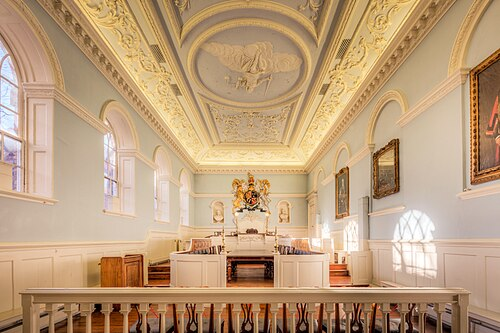
#> input picture assets/wikimedia/thumbs/interi_062.jpg, 500 x 333 px
$ python -i render.py   (imports and definitions only)
#> lines starting #> are read from the running program, lines starting #| are printed output that depends on the picture
import math, sys
from PIL import Image, ImageDraw, ImageFont, ImageFilter
W,H,FPS,DUR=1080,1920,30,5
# [1 line that did not run here, left out]
F=lambda s:ImageFont.truetype(FONT,s)
def ease_out_back(t,s=1.9):
    t=min(max(t,0),1)-1; return 1+t*t*((s+1)*t+s)
def lerp(a,b,t): return a+(b-a)*t
def grad(c1,c2):
#> called with c1 = (120, 140, 170), c2 = (70, 85, 110)
    im=Image.new('RGB',(1,H));
    for y in range(H): im.putpixel((0,y),tuple(int(lerp(c1[i],c2[i],y/H)) for i in range(3)))
    return im.resize((W,H))
def bg_porch():
    im=grad((120,140,170),(70,85,110)).convert('RGBA'); d=ImageDraw.Draw(im)
#> after `im = grad((120, 140, 170), (70, 85, 110)).convert('RGBA')`:
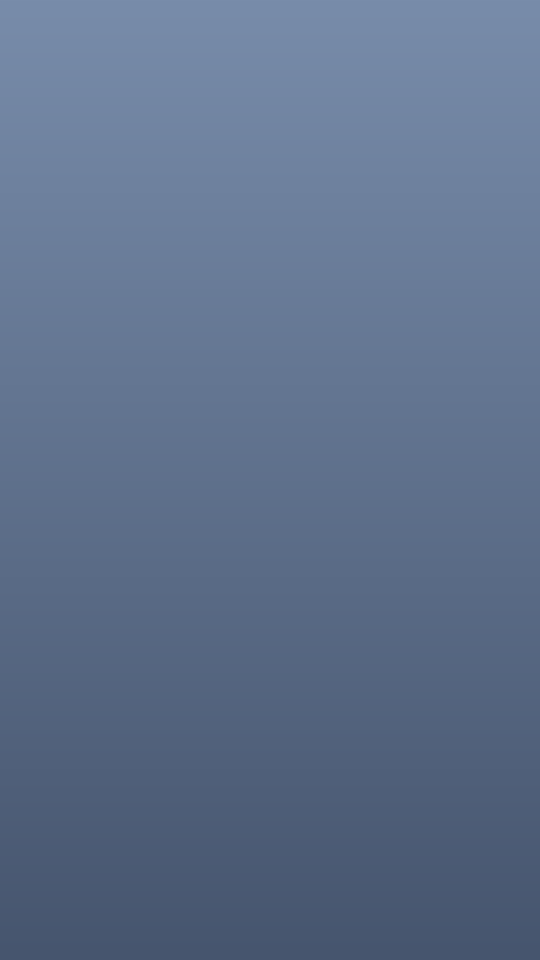
#> im: PIL image 1080x1920 RGBA (shown at 1/2 size); mean R, G, B, A 94.5, 112, 139.5, 255
    d.rectangle([0,0,W,760],fill=(98,118,150))              # siding
    for y in range(0,760,60): d.line([0,y,W,y],fill=(88,106,136),width=3)
    d.rectangle([380,160,700,700],fill=(60,78,96)); d.rectangle([400,180,680,680],fill=(120,150,170)) # door
    d.rectangle([0,1560,W,H],fill=(150,150,155))             # floor
    d.rectangle([0,1500,W,1560],fill=(120,120,125))
    return im
def bg_dark():
    im=grad((12,27,77),(30,60,130)).convert('RGBA'); d=ImageDraw.Draw(im)
    for i in range(40): d.ellipse([(i*173)%W,(i*311)%700,(i*173)%W+6,(i*311)%700+6],fill=(255,255,255,120))
    return im
def bg_red():
    im=grad((198,40,40),(120,15,25)).convert('RGBA'); d=ImageDraw.Draw(im)
#> call 3 of grad, with c1 = (198, 40, 40), c2 = (120, 15, 25)
#> in grad (call 3), `return im.resize((W,H))`:
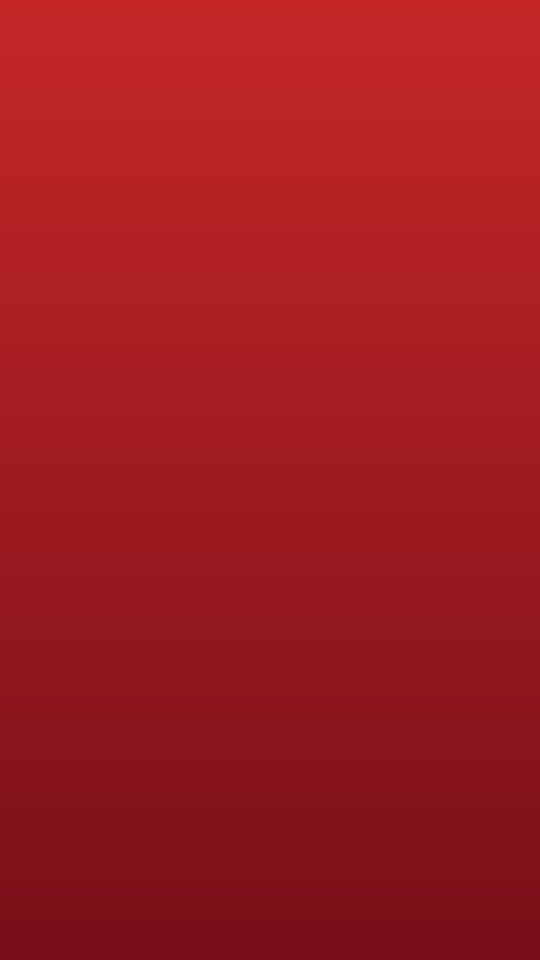
#> returned value: PIL image 1080x1920 RGB (shown at 1/2 size); mean R, G, B 158.5, 27, 32
#> in person, `im = Image.new('RGBA', (w * 2, h * 2), (0, 0, 0, 0))`: im: PIL image 840x2000 RGBA; every value is 0
    d.rectangle([0,1560,W,H],fill=(60,10,15)); return im
BG=[bg_porch(),bg_dark(),bg_red()]
def head(size,mood,skin=(236,190,150)):
#> called with size = 250, mood = 'laugh', skin = (236, 190, 150)
    S=size*2; im=Image.new('RGBA',(S,S),(0,0,0,0)); d=ImageDraw.Draw(im)
#> after `im = Image.new('RGBA', (S, S), (0, 0, 0, 0))`: im: PIL image 500x500 RGBA; every value is 0
    d.ellipse([S*.06,S*.04,S*.94,S*.96],fill=skin,outline=(60,35,25),width=int(S*.025))
    d.arc([S*.1,S*.1,S*.9,S*.8],200,340,fill=(255,255,255,70),width=int(S*.03))
    hair=(70,45,30); d.pieslice([S*.05,S*.0,S*.95,S*.7],180,360,fill=hair)
    ey=S*.45
    for ex in (.34,.66):
        d.ellipse([S*ex-S*.08,ey-S*.09,S*ex+S*.08,ey+S*.09],fill='white',outline=(40,25,20),width=int(S*.012))
        d.ellipse([S*ex-S*.03,ey-S*.03,S*ex+S*.03,ey+S*.04],fill=(30,20,15))
    bw=int(S*.022)
    if mood=='shock':
        for ex in (.34,.66): d.arc([S*ex-S*.1,ey-S*.24,S*ex+S*.1,ey-S*.08],200,340,fill=hair,width=bw)
        d.ellipse([S*.43,S*.66,S*.57,S*.84],fill=(90,20,25),outline=(40,20,15),width=bw)
    elif mood=='laugh':
        for ex in (.34,.66): d.arc([S*ex-S*.1,ey-S*.2,S*ex+S*.1,ey-S*.06],200,340,fill=hair,width=bw)
        d.pieslice([S*.3,S*.58,S*.7,S*.86],0,180,fill=(100,20,30),outline=(40,20,15),width=bw)
        d.rectangle([S*.36,S*.72,S*.64,S*.735],fill='white')
    else:
        for ex in (.34,.66): d.line([S*ex-S*.09,ey-S*.14,S*ex+S*.09,ey-S*.14],fill=hair,width=bw)
        d.arc([S*.36,S*.62,S*.64,S*.78],20,160,fill=(40,20,15),width=bw)
    return im.resize((size,size),Image.LANCZOS)
#> returned value: PIL image 250x250 RGBA
def person(shirt,pants,hd,scale=1.0,arms='box'):
    w,h=420,1000; im=Image.new('RGBA',(w*2,h*2),(0,0,0,0)); d=ImageDraw.Draw(im); k=2
    d.rounded_rectangle([110*k,440*k,310*k,720*k],30*k,fill=pants+(255,))      # legs top
    d.rectangle([120*k,700*k,200*k,980*k],fill=pants); d.rectangle([220*k,700*k,300*k,980*k],fill=pants)
    d.rounded_rectangle([105*k,720*k,205*k,760*k],18,fill=(30,30,30));
    d.rounded_rectangle([215*k,720*k,315*k,760*k],18,fill=(30,30,30))
    d.rounded_rectangle([80*k,230*k,340*k,560*k],50*k,fill=shirt)                # torso
    d.rounded_rectangle([40*k,250*k,100*k,520*k],30*k,fill=shirt); d.rounded_rectangle([320*k,250*k,380*k,520*k],30*k,fill=shirt)
    d.ellipse([36*k,500*k,104*k,568*k],fill=(236,190,150)); d.ellipse([316*k,500*k,384*k,568*k],fill=(236,190,150))
    d.rectangle([185*k,200*k,235*k,250*k],fill=(236,190,150))
    im=im.resize((w,h),Image.LANCZOS)
    hd_img=head(250,hd); im.alpha_composite(hd_img,((w-250)//2,-10+0))
#> after `im.alpha_composite(hd_img, ((w - 250) // 2, -10 + 0))`:
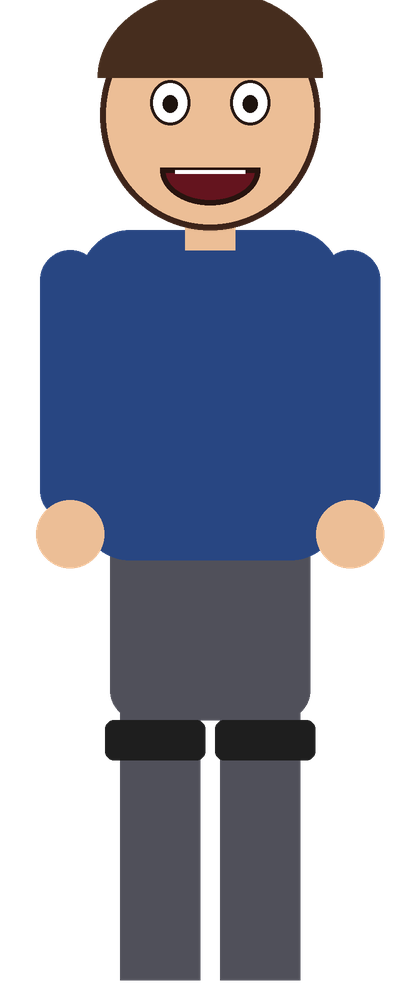
#> im: PIL image 420x1000 RGBA; mean R, G, B, A 44.2, 46.9, 59.9, 138.3; transparent parts drawn white
#> call 3 of head, with size = 250, mood = 'neutral', skin = (236, 190, 150)
#> in head (call 3), `return im.resize((size,size),Image.LANCZOS)`:
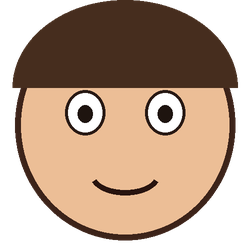
#> returned value: PIL image 250x250 RGBA; mean R, G, B, A 112.7, 88.4, 69.5, 177.9; transparent parts drawn white
#> call 4 of person, with shirt = (200, 35, 35), pants = (40, 40, 50), hd = 'neutral', scale = 1, arms = 'box'
#> in person (call 4), `im.alpha_composite(hd_img, ((w - 250) // 2, -10 + 0))`:
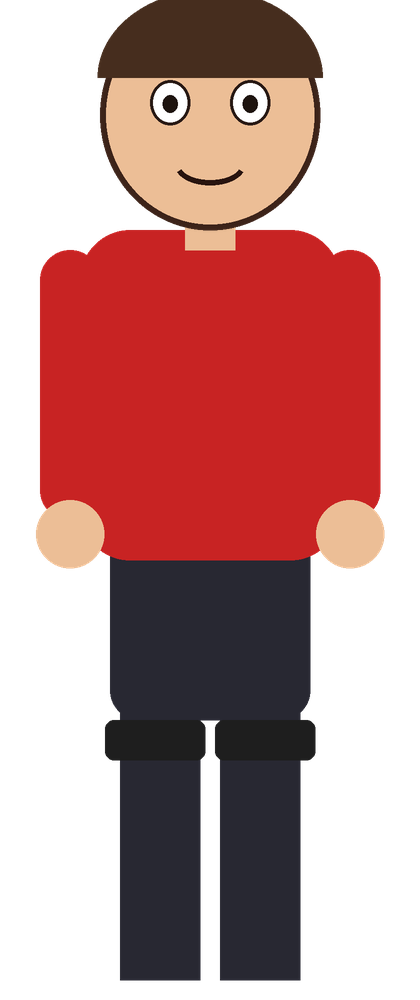
#> im: PIL image 420x1000 RGBA; mean R, G, B, A 77.8, 32.8, 30.8, 138.3; transparent parts drawn white
    return im
def pizza(sz):
#> called with sz = 300
    im=Image.new('RGBA',(sz*2,sz*2),(0,0,0,0)); d=ImageDraw.Draw(im); s=sz*2
#> after `im = Image.new('RGBA', (sz * 2, sz * 2), (0, 0, 0, 0))`: im: PIL image 600x600 RGBA; every value is 0
    d.rounded_rectangle([0,s*.15,s,s*.85],16,fill=(176,120,70),outline=(110,70,40),width=6)
    d.rounded_rectangle([s*.06,s*.2,s*.94,s*.8],10,fill=(228,170,110))
    d.ellipse([s*.3,s*.3,s*.7,s*.7],fill=(215,40,40)); d.ellipse([s*.36,s*.36,s*.64,s*.64],fill=(255,205,60))
    return im.resize((sz,sz),Image.LANCZOS)
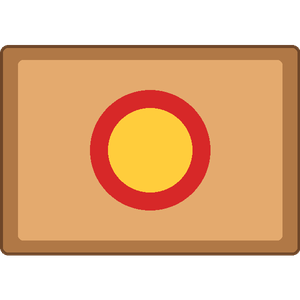
#> returned value: PIL image 300x300 RGBA; mean R, G, B, A 150.6, 103.4, 62.1, 178.8; transparent parts drawn white
def phone(t):
#> called with t = 0
    im=Image.new('RGBA',(520,980),(0,0,0,0)); d=ImageDraw.Draw(im)
#> after `im = Image.new('RGBA', (520, 980), (0, 0, 0, 0))`: im: PIL image 520x980 RGBA; every value is 0
    d.rounded_rectangle([0,0,520,980],70,fill=(20,20,24)); d.rounded_rectangle([18,18,502,962],56,fill=(250,250,252))
    d.rectangle([18,120,502,220],fill=(0,110,150)); d.text((50,145),"CUSTOMER ACCOUNT",font=F(34),fill='white')
    n=int(min(t*18,28))
    for i in range(28):
        x=50+(i%7)*64; y=270+(i//7)*90
        col=(235,150,40) if i<n else (225,225,228)
        d.ellipse([x,y,x+52,y+52],fill=col)
    return im
def paste_c(base,im,cx,cy,sc=1.0,rot=0,alpha=1.0):
    if sc<=0.01: return
    im=im.resize((max(1,int(im.width*sc)),max(1,int(im.height*sc))),Image.BILINEAR)
    if rot: im=im.rotate(rot,expand=True,resample=Image.BILINEAR)
    if alpha<1: a=im.getchannel('A').point(lambda v:int(v*alpha)); im.putalpha(a)
    base.alpha_composite(im,(int(cx-im.width/2),int(cy-im.height/2)))
def shadow(base,cx,cy,w,sc):
    s=Image.new('RGBA',(W,H),(0,0,0,0)); ImageDraw.Draw(s).ellipse([cx-w*sc/2,cy-26*sc,cx+w*sc/2,cy+26*sc],fill=(0,0,0,110))
    base.alpha_composite(s.filter(ImageFilter.GaussianBlur(14)))
def stroke_text(base,text,cx,cy,size=64,fill='white'):
    d=ImageDraw.Draw(base); f=F(size); w=d.textlength(text,font=f)
    d.text((cx-w/2+3,cy+5),text,font=f,fill=(0,0,0,150),stroke_width=9,stroke_fill=(0,0,0,150))
    d.text((cx-w/2,cy),text,font=f,fill=fill,stroke_width=9,stroke_fill='black')
MAN=person((40,70,130),(80,80,90),'laugh'); MAN_S=person((40,70,130),(80,80,90),'shock'); MAN_N=person((40,70,130),(80,80,90),'neutral')
DRV=person((200,35,35),(40,40,50),'neutral'); DRV_S=person((200,35,35),(40,40,50),'shock')
# [1 line that did not run here, left out]
# (start,end,bg), captions (t0,t1,text)
SC=[(0,1.7,0),(1.7,3.4,1),(3.4,5.0,2)]
CAP=[(0,.55,"a man"),(.55,1.15,"in Oregon"),(1.15,1.7,"ordered"),(1.7,2.3,"Domino's"),(2.3,2.9,"every day"),(2.9,3.4,"for 7 years"),
     (3.4,4.0,"Then"),(4.0,4.5,"the orders"),(4.5,5.0,"stopped")]
def frame(i):
    t=i/FPS
    sid=[k for k,(a,b,_) in enumerate(SC) if a<=t<b][-1]; a,b,bgi=SC[sid]; lt=t-a; ld=(t-a)/(b-a)
    bgim=BG[bgi].copy()
    z=1+0.06*ld; bgim=bgim.resize((int(W*z),int(H*z)),Image.BILINEAR).crop(((int(W*z)-W)//2,(int(H*z)-H)//2,(int(W*z)-W)//2+W,(int(H*z)-H)//2+H))
    im=bgim
    if sid==0:
        sc=1+0.12*ld; shadow(im,540,1560,380,sc)
        m=MAN if lt<1.15 else MAN_N
        paste_c(im,m,540,1560-500*sc,sc,math.sin(lt*6)*1.0)
        paste_c(im,PZ,540,1180-0*sc,ease_out_back(lt/0.25)*1.0*(0.9+0.1*ld),-6*0+0)
        stroke_text(im,"2016",540,300,120,(255,216,77)) if lt>0.6 else None
    elif sid==1:
        p=phone(lt); paste_c(im,p,540,1000,ease_out_back(lt/0.3)*(1+0.05*ld))
        if lt>0.9:
            s=ease_out_back((lt-0.9)/0.25); paste_c(im,Image.new('RGBA',(1,1)),0,0,0)
            bw=Image.new('RGBA',(640,200),(0,0,0,0)); d=ImageDraw.Draw(bw); d.rounded_rectangle([0,0,640,200],36,fill=(255,216,77),outline='black',width=8)
            d.text((320,100),"7 YEARS",font=F(100),fill=(20,20,20),anchor='mm'); paste_c(im,bw,540,330,s,-4)
    else:
        sc=1+0.10*ld; shadow(im,540,1560,380,sc)
        who=DRV if lt<0.9 else DRV_S
        paste_c(im,who,540+lerp(-700,0,min(lt/0.35,1)) if lt<0.35 else 540,1560-500*sc,sc)
        if lt>0.8:
            s=ease_out_back((lt-0.8)/0.25); q=Image.new('RGBA',(300,300),(0,0,0,0)); dq=ImageDraw.Draw(q)
            dq.ellipse([0,0,300,260],fill='white',outline='black',width=8); dq.text((150,125),"?",font=F(200),fill=(200,35,35),anchor='mm'); paste_c(im,q,820,520,s)
    cap=[c for c in CAP if c[0]<=t<c[1]]
    if cap:
        c=cap[0]; pop=1+0.0
        stroke_text(im,c[2],540,1345+(0 if sid!=1 else 120),64)
    return im.convert('RGB')
import os
# [2 lines not run here, left out]

>>> import cv2
>>> picture = cv2.imread('../assets/wikimedia/thumbs/interi_062.jpg', cv2.IMREAD_GRAYSCALE)
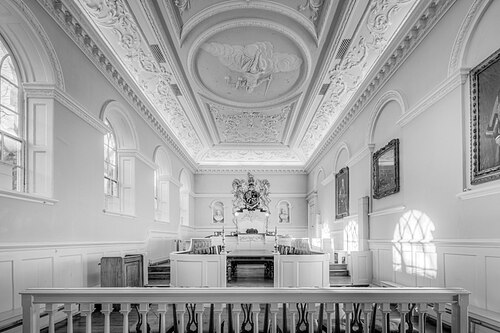
#> picture: shape (333, 500); min 0, max 255, mean 163.4
>>> result = frame(picture)
#> (the run stopped early here; a loop or call above may not have finished)

$ run again, on assets/wikimedia/thumbs/interi_064.jpg
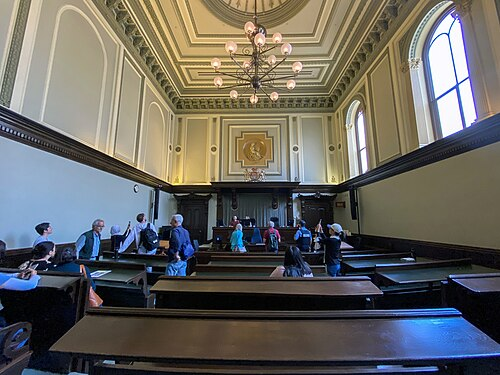
#> input picture assets/wikimedia/thumbs/interi_064.jpg, 500 x 375 px
#> `picture = cv2.imread('../assets/wikimedia/thumbs/interi_062.jpg', cv2...`:
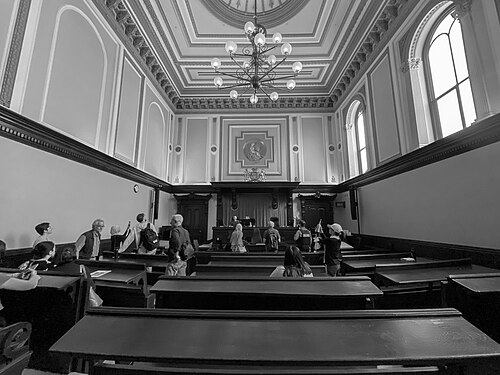
#> picture: shape (375, 500); min 0, max 255, mean 101.1

$ run again, on assets/wikimedia/thumbs/interi_065.jpg
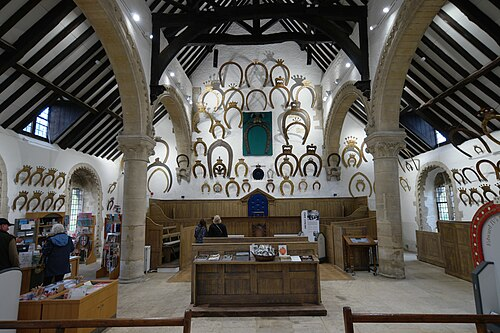
#> input picture assets/wikimedia/thumbs/interi_065.jpg, 500 x 333 px
#> `picture = cv2.imread('../assets/wikimedia/thumbs/interi_062.jpg', cv2...`:
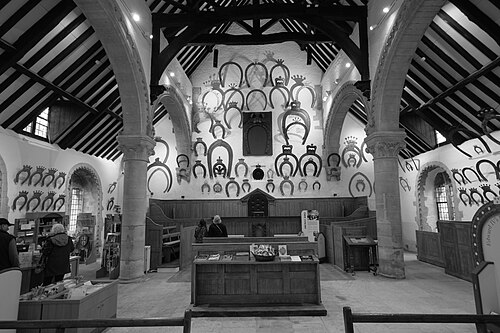
#> picture: shape (333, 500); min 0, max 255, mean 88.9
